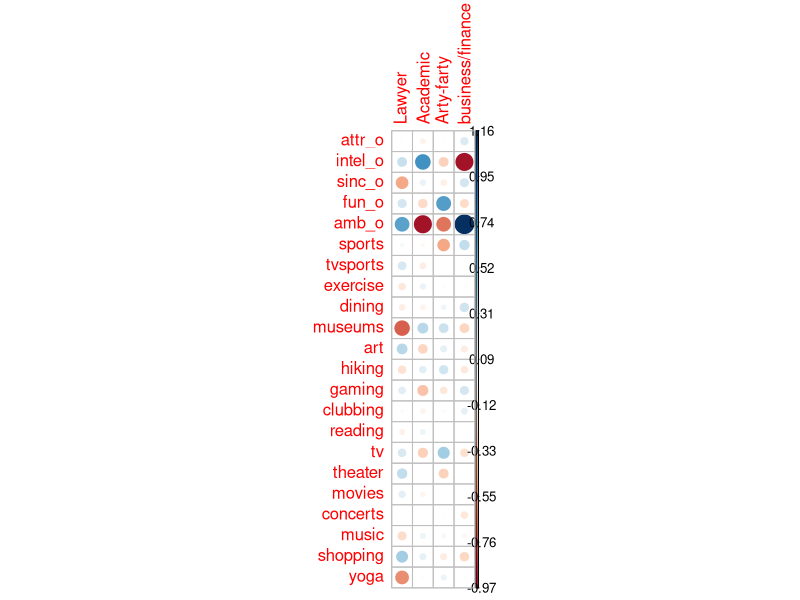
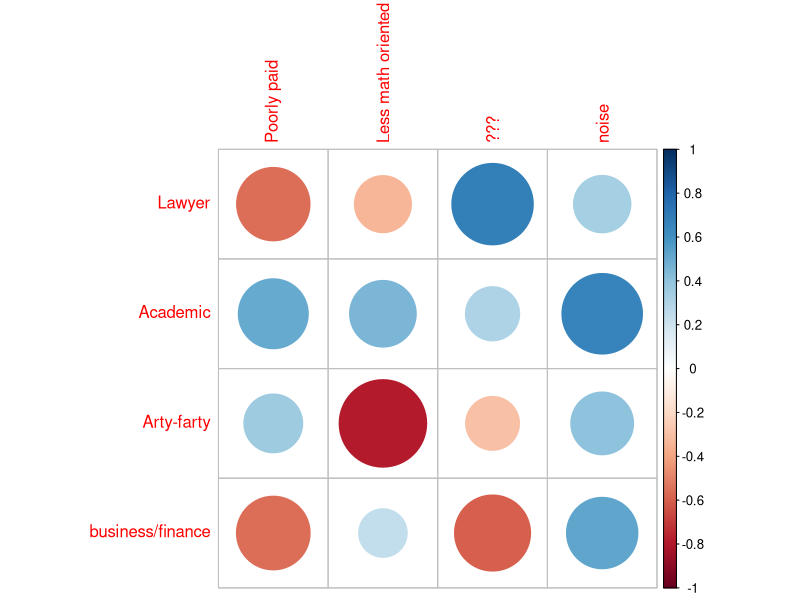

Write R code to recreate these figures, in order.
## ---- chunk 1
knitr::opts_chunk$set(echo = TRUE)

library(zoo)
library(dplyr)
library(readr)
library(corrplot)
library(ggplot2)
library(glmnet)

## ---- chunk 2
setwd('C:/Users/rmiji/OneDrive/R_working_dir/Signal')
df = read.csv('./Week4/speeddating-aggregated.csv')
head(df)

## ---- chunk 3
common_careers = as.numeric(names(sort(table(df$career_c),decreasing = TRUE)[1:4]))
common_careers

df = (dplyr::select(df, -gender, -race, -race_o, -dec_o))[,c(1:5,7:23,6)]
head(df)
## ---- chunk 4

df = dplyr::filter(df, career_c %in% common_careers)

predictors = scale(data.matrix(df[,1:ncol(df)-1]))

target = data.matrix(df[,ncol(df)])

## ---- chunk 5

multinom_model = glmnet(predictors, target, family="multinomial", lambda = 0)

coefmat = as.matrix(do.call(cbind, coef(multinom_model) ))[-1,]

colnames(coefmat) = names(coef(multinom_model))
colnames(coefmat) = c("Lawyer", "Academic", "Arty-farty", "business/finance")

corrplot(coefmat, is.corr = FALSE)

## ---- chunk 6

predicted_log_odds = (predict(multinom_model, predictors, s = 0  ))[,,1]

prc_obj = prcomp(predicted_log_odds)

change_of_basis = prc_obj$rotation

prc_obj$sdev

row.names(change_of_basis) = c("Lawyer", "Academic", "Arty-farty", "business/finance")

## ---- chunk 7

colnames(change_of_basis) = c("Poorly paid", "Less math oriented", "???", "noise")

corrplot(change_of_basis)

## ---- chunk 8
preds = matrix(data = c(1,2,3,4), nrow = 2)
preds
rownum = 1

probabilities = function(preds, rownum)
{
  proportional_p_row = exp(preds[rownum,])
  normalizer = sum(proportional_p_row) 
  return(proportional_p_row/normalizer)
}




